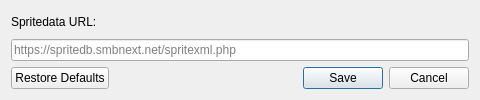
<?xml version="1.0" encoding="UTF-8"?>
<ui version="4.0">
 <class>SpriteDataDialog</class>
 <widget class="QDialog" name="SpriteDataDialog">
  <property name="geometry">
   <rect>
    <x>0</x>
    <y>0</y>
    <width>480</width>
    <height>100</height>
   </rect>
  </property>
  <property name="windowTitle">
   <string>CoinKiller - Spritedata Settings</string>
  </property>
  <layout class="QVBoxLayout" name="verticalLayout">
   <item>
    <widget class="QLabel" name="urlLabel">
     <property name="text">
      <string>Spritedata URL:</string>
     </property>
     <property name="buddy">
      <cstring>urlEdit</cstring>
     </property>
    </widget>
   </item>
   <item>
    <widget class="QLineEdit" name="urlEdit">
     <property name="placeholderText">
      <string>https://spritedb.smbnext.net/spritexml.php</string>
     </property>
     <property name="clearButtonEnabled">
      <bool>true</bool>
     </property>
    </widget>
   </item>
   <item>
    <widget class="QDialogButtonBox" name="buttonBox">
     <property name="standardButtons">
      <set>QDialogButtonBox::Cancel|QDialogButtonBox::RestoreDefaults|QDialogButtonBox::Save</set>
     </property>
    </widget>
   </item>
  </layout>
 </widget>
 <resources/>
 <connections/>
</ui>
